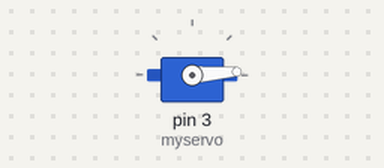
A sketch run on a simulated Arduino Uno, built with avr-gcc and run on an emulated ATmega328P. Shown: servo.

Above: at 0.05 s.
At 1.3 s:
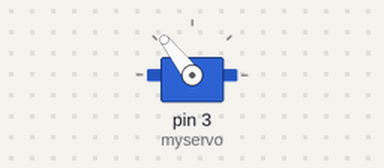
At 2.55 s:
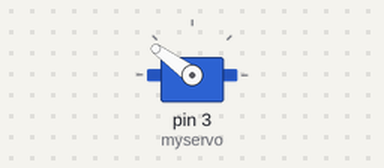
At 5.1 s:
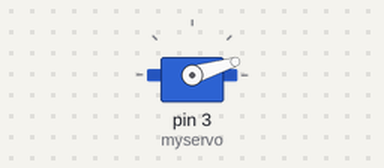
Timing chart, 0 to 7.1 s (numbered marks = the images above):
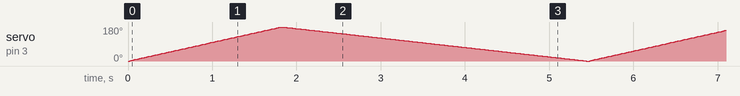

The sketch:

arduino_tower_pro.ino
```cpp
#include <Servo.h>

Servo myservo; // 建立Servo物件，控制伺服馬達

void setup()
{
  myservo.attach(3); // 連接數位腳位9，伺服馬達的訊號線
}

void loop()
{
  //int i=0;

  for(int i = 0; i <= 180; i+=1){
    myservo.write(i); // 使用write，傳入角度，從0度轉到180度
    i++;
    delay(20);
  }
  /*myservo.write(0);
  //delay(20);
  myservo.write(72);*/
  for(int i = 180; i >= 0; i-=1){
    myservo.write(i);// 使用write，傳入角度，從180度轉到0度
    delay(20);
  }

  //myservo.write(0);
}
```
